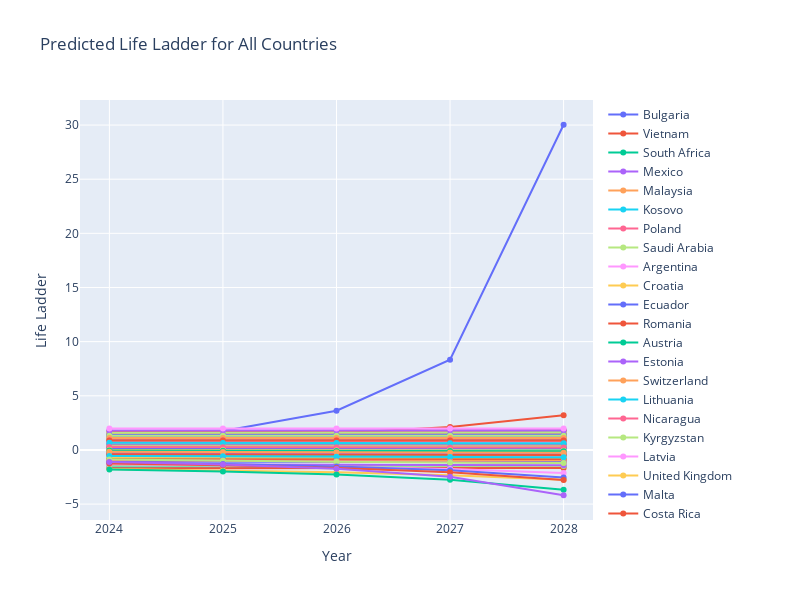

The notebook cell saved with this chart:
### Code cell
from plotly import graph_objects as go

# Calculate the happiness score increase/decrease and final happiness score for each country
country_stats = []
for country, forecast in predictions.items():
    initial_score = forecast[0]
    final_score = forecast[-1]
    change = final_score - initial_score
    country_stats.append((country, change, final_score))

# Sort the countries based on the happiness score increase/decrease and final happiness score
country_stats.sort(key=lambda x: (x[1], x[2]), reverse=True)

# Create traces for each country's predicted happiness scores
traces = []
for country, _, _ in country_stats:
    predicted = pd.DataFrame({'Year': range(2024, 2029), 'Life Ladder': predictions[country]})
    trace = go.Scatter(x=predicted['Year'], y=predicted['Life Ladder'], mode='lines+markers', name=country)
    traces.append(trace)

# Create the layout for the plot
layout = go.Layout(
    title='Predicted Life Ladder for All Countries',
    xaxis=dict(title='Year'),
    yaxis=dict(title='Life Ladder'),
    hovermode='closest',
    width=800,
    height=600
)

# Create the figure and display the plot
fig = go.Figure(data=traces, layout=layout)
fig.show()

# Print the ranking of countries based on happiness score increase/decrease and final happiness score
print("Ranking of Countries:")
for i, (country, change, final_score) in enumerate(country_stats, start=1):
    print(f"{i}. {country}: Increase/Decrease = {change:.4f}, Final Score = {final_score:.4f}")

### Figure 1 — Plotly figure (JSON) as saved in the notebook; plotly's stock layout.template omitted (floating-point values rounded to 4 significant figures)
{"data": [{"mode": "lines+markers", "name": "Bulgaria", "type": "scatter", "x": [2024, 2025, 2026, 2027, 2028], "y": [0.7268, 1.753, 3.624, 8.337, 30.03]}, {"mode": "lines+markers", "name": "Vietnam", "type": "scatter", "x": [2024, 2025, 2026, 2027, 2028], "y": [0.9422, 1.193, 1.546, 2.11, 3.195]}, {"mode": "lines+markers", "name": "South Africa", "type": "scatter", "x": [2024, 2025, 2026, 2027, 2028], "y": [-0.3255, -0.2376, -0.02868, 0.4568, 1.124]}, {"mode": "lines+markers", "name": "Mexico", "type": "scatter", "x": [2024, 2025, 2026, 2027, 2028], "y": [1.401, 1.459, 1.532, 1.627, 1.753]}, {"mode": "lines+markers", "name": "Malaysia", "type": "scatter", "x": [2024, 2025, 2026, 2027, 2028], "y": [0.3878, 0.4449, 0.5169, 0.6107, 0.7373]}, {"mode": "lines+markers", "name": "Kosovo", "type": "scatter", "x": [2024, 2025, 2026, 2027, 2028], "y": [1.285, 1.341, 1.413, 1.506, 1.633]}, {"mode": "lines+markers", "name": "Poland", "type": "scatter", "x": [2024, 2025, 2026, 2027, 2028], "y": [1.11, 1.162, 1.225, 1.305, 1.407]}, {"mode": "lines+markers", "name": "Saudi Arabia", "type": "scatter", "x": [2024, 2025, 2026, 2027, 2028], "y": [1.343, 1.387, 1.44, 1.505, 1.586]}, {"mode": "lines+markers", "name": "Argentina", "type": "scatter", "x": [2024, 2025, 2026, 2027, 2028], "y": [0.8421, 0.8827, 0.9323, 0.994, 1.073]}, {"mode": "lines+markers", "name": "Croatia", "type": "scatter", "x": [2024, 2025, 2026, 2027, 2028], "y": [0.4481, 0.4792, 0.5161, 0.5605, 0.615]}, {"mode": "lines+markers", "name": "Ecuador", "type": "scatter", "x": [2024, 2025, 2026, 2027, 2028], "y": [0.3613, 0.4212, 0.4667, 0.4984, 0.5203]}, {"mode": "lines+markers", "name": "Romania", "type": "scatter", "x": [2024, 2025, 2026, 2027, 2028], "y": [0.9186, 0.9481, 0.9832, 1.026, 1.078]}, {"mode": "lines+markers", "name": "Austria", "type": "scatter", "x": [2024, 2025, 2026, 2027, 2028], "y": [1.09, 1.142, 1.184, 1.218, 1.248]}, {"mode": "lines+markers", "name": "Estonia", "type": "scatter", "x": [2024, 2025, 2026, 2027, 2028], "y": [0.8656, 0.8941, 0.9276, 0.9674, 1.016]}, {"mode": "lines+markers", "name": "Switzerland", "type": "scatter", "x": [2024, 2025, 2026, 2027, 2028], "y": [1.379, 1.426, 1.464, 1.497, 1.524]}, {"mode": "lines+markers", "name": "Lithuania", "type": "scatter", "x": [2024, 2025, 2026, 2027, 2028], "y": [0.9733, 1.0, 1.032, 1.069, 1.115]}, {"mode": "lines+markers", "name": "Nicaragua", "type": "scatter", "x": [2024, 2025, 2026, 2027, 2028], "y": [0.8033, 0.8295, 0.8602, 0.8964, 0.9398]}, {"mode": "lines+markers", "name": "Kyrgyzstan", "type": "scatter", "x": [2024, 2025, 2026, 2027, 2028], "y": [0.3996, 0.4234, 0.4509, 0.4832, 0.5212]}, {"mode": "lines+markers", "name": "Latvia", "type": "scatter", "x": [2024, 2025, 2026, 2027, 2028], "y": [0.7424, 0.7655, 0.792, 0.8226, 0.8583]}, {"mode": "lines+markers", "name": "United Kingdom", "type": "scatter", "x": [2024, 2025, 2026, 2027, 2028], "y": [1.087, 1.123, 1.153, 1.179, 1.201]}, {"mode": "lines+markers", "name": "Malta", "type": "scatter", "x": [2024, 2025, 2026, 2027, 2028], "y": [0.76, 0.7926, 0.8204, 0.8443, 0.8652]}, {"mode": "lines+markers", "name": "Costa Rica", "type": "scatter", "x": [2024, 2025, 2026, 2027, 2028], "y": [1.707, 1.727, 1.75, 1.777, 1.808]}, {"mode": "lines+markers", "name": "Serbia", "type": "scatter", "x": [2024, 2025, 2026, 2027, 2028], "y": [0.8684, 0.8884, 0.9115, 0.9384, 0.97]}, {"mode": "lines+markers", "name": "Senegal", "type": "scatter", "x": [2024, 2025, 2026, 2027, 2028], "y": [-0.3253, -0.3035, -0.2817, -0.2601, -0.239]}, {"mode": "lines+markers", "name": "Russia", "type": "scatter", "x": [2024, 2025, 2026, 2027, 2028], "y": [0.3546, 0.3718, 0.3907, 0.4115, 0.4348]}, {"mode": "lines+markers", "name": "Zambia", "type": "scatter", "x": [2024, 2025, 2026, 2027, 2028], "y": [-1.577, -1.557, -1.537, -1.518, -1.499]}, {"mode": "lines+markers", "name": "United States", "type": "scatter", "x": [2024, 2025, 2026, 2027, 2028], "y": [0.9459, 0.9667, 0.9849, 1.001, 1.015]}, {"mode": "lines+markers", "name": "Thailand", "type": "scatter", "x": [2024, 2025, 2026, 2027, 2028], "y": [0.7222, 0.7363, 0.752, 0.7698, 0.7899]}, {"mode": "lines+markers", "name": "Pakistan", "type": "scatter", "x": [2024, 2025, 2026, 2027, 2028], "y": [-0.818, -0.804, -0.7885, -0.7713, -0.7525]}, {"mode": "lines+markers", "name": "Uganda", "type": "scatter", "x": [2024, 2025, 2026, 2027, 2028], "y": [-0.8923, -0.8805, -0.8681, -0.8552, -0.8417]}, {"mode": "lines+markers", "name": "Canada", "type": "scatter", "x": [2024, 2025, 2026, 2027, 2028], "y": [1.221, 1.234, 1.246, 1.257, 1.266]}, {"mode": "lines+markers", "name": "New Zealand", "type": "scatter", "x": [2024, 2025, 2026, 2027, 2028], "y": [1.341, 1.354, 1.365, 1.376, 1.385]}, {"mode": "lines+markers", "name": "Dominican Republic", "type": "scatter", "x": [2024, 2025, 2026, 2027, 2028], "y": [0.4002, 0.4122, 0.424, 0.4335, 0.4408]}, {"mode": "lines+markers", "name": "Germany", "type": "scatter", "x": [2024, 2025, 2026, 2027, 2028], "y": [1.176, 1.187, 1.198, 1.208, 1.216]}, {"mode": "lines+markers", "name": "Brazil", "type": "scatter", "x": [2024, 2025, 2026, 2027, 2028], "y": [0.9575, 0.9654, 0.9741, 0.9838, 0.9946]}, {"mode": "lines+markers", "name": "Israel", "type": "scatter", "x": [2024, 2025, 2026, 2027, 2028], "y": [1.167, 1.178, 1.188, 1.197, 1.204]}, {"mode": "lines+markers", "name": "South Korea", "type": "scatter", "x": [2024, 2025, 2026, 2027, 2028], "y": [0.5661, 0.5743, 0.5832, 0.5927, 0.6031]}, {"mode": "lines+markers", "name": "Uzbekistan", "type": "scatter", "x": [2024, 2025, 2026, 2027, 2028], "y": [0.8084, 0.8163, 0.825, 0.8344, 0.8447]}, {"mode": "lines+markers", "name": "Philippines", "type": "scatter", "x": [2024, 2025, 2026, 2027, 2028], "y": [0.6378, 0.6499, 0.6594, 0.667, 0.6729]}, {"mode": "lines+markers", "name": "Slovenia", "type": "scatter", "x": [2024, 2025, 2026, 2027, 2028], "y": [1.128, 1.136, 1.144, 1.153, 1.163]}, {"mode": "lines+markers", "name": "Ireland", "type": "scatter", "x": [2024, 2025, 2026, 2027, 2028], "y": [1.196, 1.206, 1.214, 1.222, 1.229]}, {"mode": "lines+markers", "name": "Peru", "type": "scatter", "x": [2024, 2025, 2026, 2027, 2028], "y": [0.4217, 0.4367, 0.4463, 0.4517, 0.4547]}, {"mode": "lines+markers", "name": "Tunisia", "type": "scatter", "x": [2024, 2025, 2026, 2027, 2028], "y": [-0.8617, -0.8538, -0.8458, -0.8378, -0.8299]}, {"mode": "lines+markers", "name": "Italy", "type": "scatter", "x": [2024, 2025, 2026, 2027, 2028], "y": [0.6861, 0.6947, 0.7025, 0.7097, 0.7164]}, {"mode": "lines+markers", "name": "Sweden", "type": "scatter", "x": [2024, 2025, 2026, 2027, 2028], "y": [1.499, 1.507, 1.514, 1.521, 1.527]}, {"mode": "lines+markers", "name": "Mauritius", "type": "scatter", "x": [2024, 2025, 2026, 2027, 2028], "y": [0.2525, 0.2596, 0.2661, 0.2721, 0.2775]}, {"mode": "lines+markers", "name": "Norway", "type": "scatter", "x": [2024, 2025, 2026, 2027, 2028], "y": [1.575, 1.581, 1.586, 1.592, 1.596]}, {"mode": "lines+markers", "name": "Netherlands", "type": "scatter", "x": [2024, 2025, 2026, 2027, 2028], "y": [1.58, 1.585, 1.59, 1.595, 1.599]}, {"mode": "lines+markers", "name": "Guinea", "type": "scatter", "x": [2024, 2025, 2026, 2027, 2028], "y": [-0.5795, -0.5754, -0.571, -0.5663, -0.5613]}, {"mode": "lines+markers", "name": "Taiwan Province of China", "type": "scatter", "x": [2024, 2025, 2026, 2027, 2028], "y": [1.045, 1.049, 1.053, 1.058, 1.063]}, {"mode": "lines+markers", "name": "Australia", "type": "scatter", "x": [2024, 2025, 2026, 2027, 2028], "y": [1.375, 1.379, 1.384, 1.388, 1.392]}, {"mode": "lines+markers", "name": "Zimbabwe", "type": "scatter", "x": [2024, 2025, 2026, 2027, 2028], "y": [-1.693, -1.688, -1.683, -1.68, -1.676]}, {"mode": "lines+markers", "name": "Colombia", "type": "scatter", "x": [2024, 2025, 2026, 2027, 2028], "y": [0.3763, 0.3798, 0.3839, 0.3883, 0.3926]}, {"mode": "lines+markers", "name": "Denmark", "type": "scatter", "x": [2024, 2025, 2026, 2027, 2028], "y": [1.8, 1.803, 1.807, 1.81, 1.814]}, {"mode": "lines+markers", "name": "Uruguay", "type": "scatter", "x": [2024, 2025, 2026, 2027, 2028], "y": [1.05, 1.052, 1.054, 1.057, 1.06]}, {"mode": "lines+markers", "name": "France", "type": "scatter", "x": [2024, 2025, 2026, 2027, 2028], "y": [0.9564, 0.9587, 0.961, 0.9632, 0.9652]}, {"mode": "lines+markers", "name": "Cyprus", "type": "scatter", "x": [2024, 2025, 2026, 2027, 2028], "y": [0.5242, 0.5263, 0.5283, 0.5303, 0.5321]}, {"mode": "lines+markers", "name": "Belgium", "type": "scatter", "x": [2024, 2025, 2026, 2027, 2028], "y": [1.3, 1.301, 1.303, 1.305, 1.307]}, {"mode": "lines+markers", "name": "Finland", "type": "scatter", "x": [2024, 2025, 2026, 2027, 2028], "y": [1.971, 1.972, 1.974, 1.975, 1.977]}, {"mode": "lines+markers", "name": "Congo (Brazzaville)", "type": "scatter", "x": [2024, 2025, 2026, 2027, 2028], "y": [-0.4676, -0.4654, -0.4638, -0.4626, -0.4618]}, {"mode": "lines+markers", "name": "Venezuela", "type": "scatter", "x": [2024, 2025, 2026, 2027, 2028], "y": [0.2521, 0.2538, 0.2552, 0.2565, 0.2575]}, {"mode": "lines+markers", "name": "Kazakhstan", "type": "scatter", "x": [2024, 2025, 2026, 2027, 2028], "y": [0.7258, 0.727, 0.7283, 0.7297, 0.7312]}, {"mode": "lines+markers", "name": "Cameroon", "type": "scatter", "x": [2024, 2025, 2026, 2027, 2028], "y": [-0.4773, -0.4768, -0.4763, -0.4757, -0.4752]}, {"mode": "lines+markers", "name": "Ivory Coast", "type": "scatter", "x": [2024, 2025, 2026, 2027, 2028], "y": [-0.1298, -0.1293, -0.1288, -0.1284, -0.1279]}, {"mode": "lines+markers", "name": "United Arab Emirates", "type": "scatter", "x": [2024, 2025, 2026, 2027, 2028], "y": [1.106, 1.107, 1.107, 1.107, 1.108]}, {"mode": "lines+markers", "name": "Mongolia", "type": "scatter", "x": [2024, 2025, 2026, 2027, 2028], "y": [0.08603, 0.08636, 0.08671, 0.08706, 0.08743]}, {"mode": "lines+markers", "name": "El Salvador", "type": "scatter", "x": [2024, 2025, 2026, 2027, 2028], "y": [0.8875, 0.8877, 0.8879, 0.8881, 0.8883]}, {"mode": "lines+markers", "name": "Iran", "type": "scatter", "x": [2024, 2025, 2026, 2027, 2028], "y": [-0.4259, -0.4258, -0.4256, -0.4254, -0.4253]}, {"mode": "lines+markers", "name": "Slovakia", "type": "scatter", "x": [2024, 2025, 2026, 2027, 2028], "y": [0.691, 0.691, 0.6911, 0.6912, 0.6913]}, {"mode": "lines+markers", "name": "Ukraine", "type": "scatter", "x": [2024, 2025, 2026, 2027, 2028], "y": [-0.7212, -0.7211, -0.7211, -0.721, -0.721]}, {"mode": "lines+markers", "name": "Japan", "type": "scatter", "x": [2024, 2025, 2026, 2027, 2028], "y": [0.379, 0.379, 0.3791, 0.3791, 0.3791]}, {"mode": "lines+markers", "name": "Spain", "type": "scatter", "x": [2024, 2025, 2026, 2027, 2028], "y": [0.8642, 0.8642, 0.8642, 0.8642, 0.8642]}, {"mode": "lines+markers", "name": "Moldova", "type": "scatter", "x": [2024, 2025, 2026, 2027, 2028], "y": [0.2821, 0.282, 0.282, 0.2819, 0.2819]}, {"mode": "lines+markers", "name": "Bosnia and Herzegovina", "type": "scatter", "x": [2024, 2025, 2026, 2027, 2028], "y": [0.4668, 0.4667, 0.4666, 0.4665, 0.4663]}, {"mode": "lines+markers", "name": "Myanmar", "type": "scatter", "x": [2024, 2025, 2026, 2027, 2028], "y": [-0.9711, -0.9712, -0.9714, -0.9715, -0.9717]}, {"mode": "lines+markers", "name": "Hungary", "type": "scatter", "x": [2024, 2025, 2026, 2027, 2028], "y": [0.4277, 0.4275, 0.4274, 0.4272, 0.427]}, {"mode": "lines+markers", "name": "Portugal", "type": "scatter", "x": [2024, 2025, 2026, 2027, 2028], "y": [0.4174, 0.4167, 0.416, 0.4153, 0.4147]}, {"mode": "lines+markers", "name": "Bolivia", "type": "scatter", "x": [2024, 2025, 2026, 2027, 2028], "y": [0.3329, 0.3313, 0.3296, 0.3279, 0.3261]}, {"mode": "lines+markers", "name": "Nepal", "type": "scatter", "x": [2024, 2025, 2026, 2027, 2028], "y": [-0.086, -0.08803, -0.09013, -0.0923, -0.09453]}, {"mode": "lines+markers", "name": "North Macedonia", "type": "scatter", "x": [2024, 2025, 2026, 2027, 2028], "y": [-0.07408, -0.07646, -0.07874, -0.08093, -0.08304]}, {"mode": "lines+markers", "name": "Indonesia", "type": "scatter", "x": [2024, 2025, 2026, 2027, 2028], "y": [0.1834, 0.1799, 0.1773, 0.1753, 0.1737]}, {"mode": "lines+markers", "name": "Kenya", "type": "scatter", "x": [2024, 2025, 2026, 2027, 2028], "y": [-0.8806, -0.8838, -0.8871, -0.8906, -0.8942]}, {"mode": "lines+markers", "name": "Tajikistan", "type": "scatter", "x": [2024, 2025, 2026, 2027, 2028], "y": [-0.09604, -0.09939, -0.103, -0.1069, -0.1111]}, {"mode": "lines+markers", "name": "Gabon", "type": "scatter", "x": [2024, 2025, 2026, 2027, 2028], "y": [-0.3451, -0.3523, -0.359, -0.3653, -0.3712]}, {"mode": "lines+markers", "name": "Mali", "type": "scatter", "x": [2024, 2025, 2026, 2027, 2028], "y": [-0.9947, -1.001, -1.007, -1.015, -1.024]}, {"mode": "lines+markers", "name": "Chile", "type": "scatter", "x": [2024, 2025, 2026, 2027, 2028], "y": [0.6544, 0.6454, 0.6364, 0.6273, 0.6181]}, {"mode": "lines+markers", "name": "Greece", "type": "scatter", "x": [2024, 2025, 2026, 2027, 2028], "y": [0.2676, 0.2572, 0.2464, 0.2353, 0.2239]}, {"mode": "lines+markers", "name": "Egypt", "type": "scatter", "x": [2024, 2025, 2026, 2027, 2028], "y": [-1.433, -1.442, -1.453, -1.465, -1.478]}, {"mode": "lines+markers", "name": "Albania", "type": "scatter", "x": [2024, 2025, 2026, 2027, 2028], "y": [-0.04947, -0.06348, -0.07646, -0.0885, -0.09972]}, {"mode": "lines+markers", "name": "Laos", "type": "scatter", "x": [2024, 2025, 2026, 2027, 2028], "y": [-0.01453, -0.0293, -0.04245, -0.05425, -0.06487]}, {"mode": "lines+markers", "name": "Jordan", "type": "scatter", "x": [2024, 2025, 2026, 2027, 2028], "y": [-1.07, -1.081, -1.095, -1.11, -1.127]}, {"mode": "lines+markers", "name": "Namibia", "type": "scatter", "x": [2024, 2025, 2026, 2027, 2028], "y": [-0.4016, -0.4194, -0.435, -0.4486, -0.4606]}, {"mode": "lines+markers", "name": "Türkiye", "type": "scatter", "x": [2024, 2025, 2026, 2027, 2028], "y": [-0.04724, -0.07147, -0.09202, -0.1096, -0.1249]}, {"mode": "lines+markers", "name": "Tanzania", "type": "scatter", "x": [2024, 2025, 2026, 2027, 2028], "y": [-1.316, -1.346, -1.371, -1.393, -1.412]}, {"mode": "lines+markers", "name": "Georgia", "type": "scatter", "x": [2024, 2025, 2026, 2027, 2028], "y": [-0.1588, -0.1932, -0.2226, -0.248, -0.2702]}, {"mode": "lines+markers", "name": "Nigeria", "type": "scatter", "x": [2024, 2025, 2026, 2027, 2028], "y": [-0.5682, -0.5933, -0.6222, -0.6532, -0.683]}, {"mode": "lines+markers", "name": "Morocco", "type": "scatter", "x": [2024, 2025, 2026, 2027, 2028], "y": [-0.9259, -0.9745, -1.034, -1.109, -1.205]}, {"mode": "lines+markers", "name": "India", "type": "scatter", "x": [2024, 2025, 2026, 2027, 2028], "y": [-0.8869, -1.003, -1.087, -1.151, -1.201]}, {"mode": "lines+markers", "name": "Bangladesh", "type": "scatter", "x": [2024, 2025, 2026, 2027, 2028], "y": [-1.295, -1.401, -1.549, -1.77, -2.124]}, {"mode": "lines+markers", "name": "Sri Lanka", "type": "scatter", "x": [2024, 2025, 2026, 2027, 2028], "y": [-1.766, -1.892, -2.068, -2.328, -2.746]}, {"mode": "lines+markers", "name": "Ghana", "type": "scatter", "x": [2024, 2025, 2026, 2027, 2028], "y": [-1.16, -1.308, -1.528, -1.886, -2.548]}, {"mode": "lines+markers", "name": "Cambodia", "type": "scatter", "x": [2024, 2025, 2026, 2027, 2028], "y": [-1.247, -1.419, -1.671, -2.07, -2.784]}, {"mode": "lines+markers", "name": "Lebanon", "type": "scatter", "x": [2024, 2025, 2026, 2027, 2028], "y": [-1.81, -1.993, -2.277, -2.753, -3.667]}, {"mode": "lines+markers", "name": "Benin", "type": "scatter", "x": [2024, 2025, 2026, 2027, 2028], "y": [-1.104, -1.343, -1.738, -2.474, -4.185]}], "layout": {"height": 600, "hovermode": "closest", "title": {"text": "Predicted Life Ladder for All Countries"}, "width": 800, "xaxis": {"title": {"text": "Year"}}, "yaxis": {"title": {"text": "Life Ladder"}}}}
